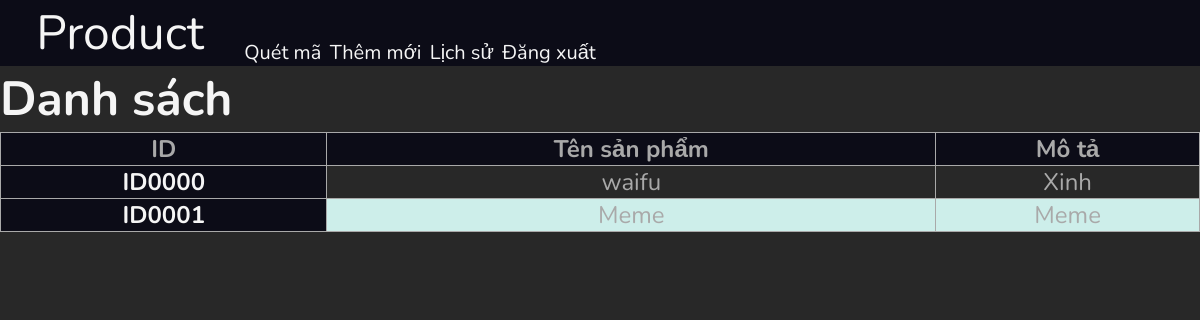
The app's page / (signed in) with its own data.
### Product/models.py (models this page shows)
class Product(models.Model):
	id_product = models.CharField(max_length=20, primary_key=True)
	title = models.CharField(max_length=100, null=False)
	img = models.ImageField(upload_to="Product/static/img", null=True)
	amount = models.IntegerField(default=0, null=False)
	price = models.DecimalField(max_digits=12, decimal_places=2)
	description = models.TextField(blank=True, null=True)
	company = models.CharField(max_length=50)

### Product/views.py (the view)
# urls.py: path('', views.home, name='home'),
def home(request):
	if request.method == "POST":
		login_user(request)
	if request.user.is_authenticated:
		products = Product.objects.all()
		data = {
			'products' : products,
		}
		return render(request, 'product/home.html', data)
	return render(request, 'product/home.html', {})

### Product/templates/product/home.html
{% extends 'product/base.html' %}
{% block home %}
{% if user.is_authenticated %}
	{% if products %}
	{% load static %}
	<link rel="stylesheet" href="{% static 'CSS/table.css' %}">
		<h1>Danh sách</h1>
		<table class="table table-hover table-info table-striped table-bordered">
		  <thead class="table-dark">
		    <tr>
		      <th scope="col">ID</th>
		      <th scope="col">Tên sản phẩm</th>
		      <th scope="col">Mô tả</th>
		    </tr>
		  </thead>
		  <tbody class="table">
			{% for product in products %}
				<tr>
			      <th scope="row"><a href="{% url 'product' product.id_product %}">{{product.id_product}}</a></th>
			      <td>{{product.title}}</td>
			      <td>{{product.description}}</td>
			    </tr>
			{% endfor %}
		  </tbody>
		</table>
	{% endif %}
{% else %}
	{% include 'product/login.html' %}
{% endif%}
{% endblock %}

### Product/static/CSS/style.css (style rules this page uses)
* { margin: 0; padding: 0; box-sizing: border-box; font : Nunito, monospace; }
:root { --BGCOLOR : #282828; --NAV-BGCOLOR : #0c0c17; }
html { scroll-behavior: smooth; background: var(--BGCOLOR); }
body { font: 1.5rem "Nunito", sans-serif; min-height: 100vh; }
a , a:visited { text-decoration: none; color: whitesmoke; }
h1 { color: whitesmoke; }
button:hover, button:focus, { cursor: pointer; }

### Product/static/CSS/table.css (style rules this page uses)
table, thead, tbody, tr, th, td { border: 1px solid; color: darkgrey; }
table { border-collapse: collapse; }
table { width: 100%; }
th { background-color: var(--NAV-BGCOLOR);; }
td { text-align: center; }
tr:nth-child(even) { background-color: #CDEEEA; }

### records on screen
Product: id_product "ID0000", title "waifu", description "Xinh"
Product: id_product "ID0001", title "Meme", description "Meme"
